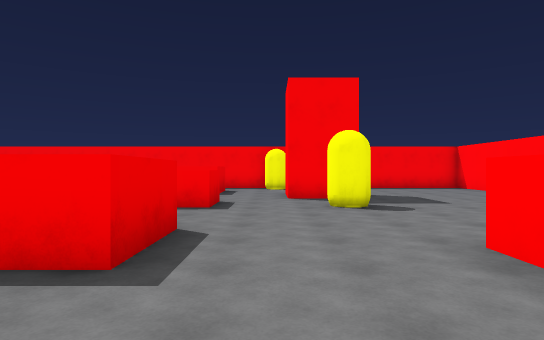
view 1 (above)

21 first-person views from a walk through a Unity game level. The camera is 1.4 m above the floor, looks level and sees 75° across. The floor is counted in squares, 2 m on a side. Each view is taken from the middle of a square. On the plan, view 1 faces up. The plan holds only what a view shows up to about 11 squares ahead; the rest is blank. The player is left out. Surface patterns are stand-ins for the level's own textures.

view 2
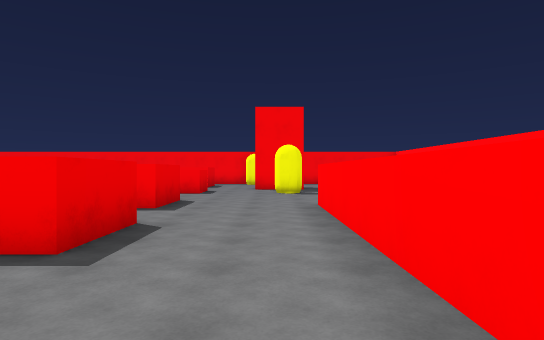

view 3
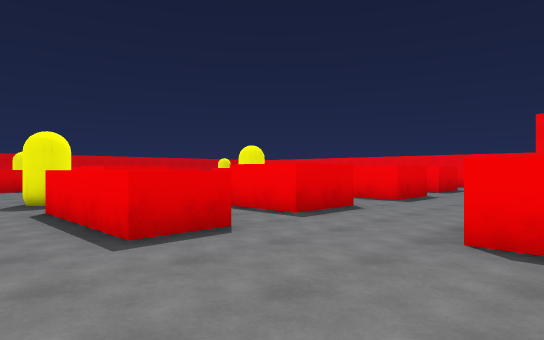

view 4
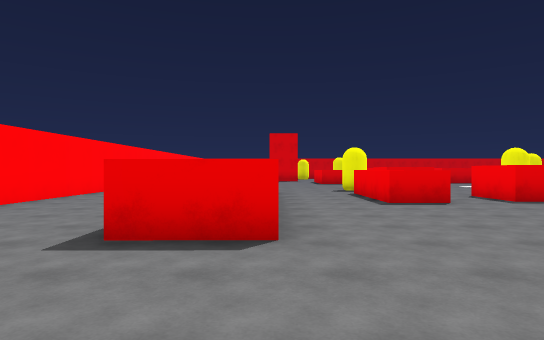

view 5
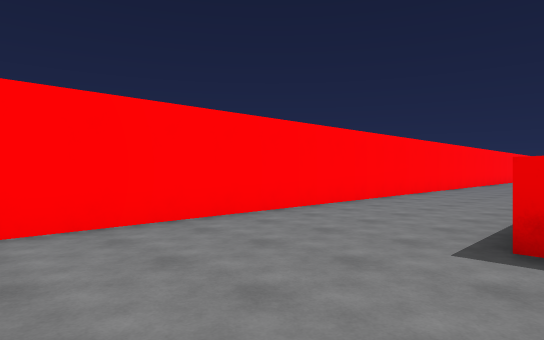

view 6
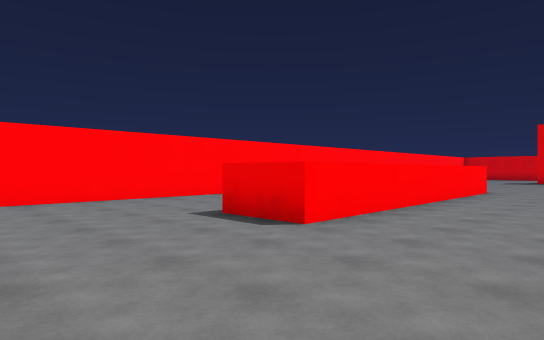

view 7
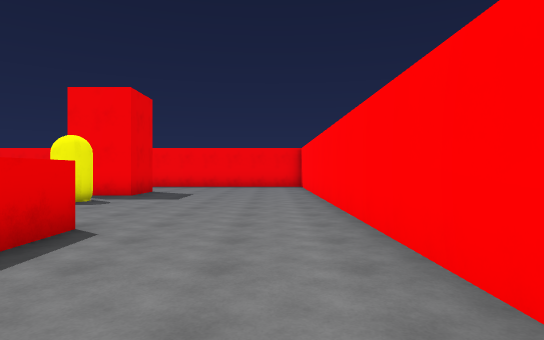

view 8
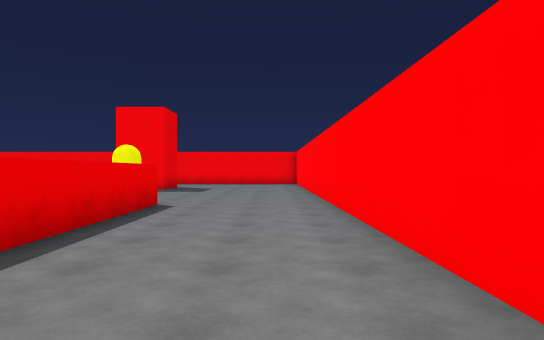

view 9
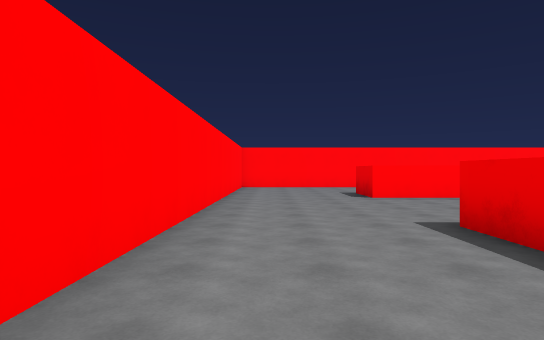

view 10
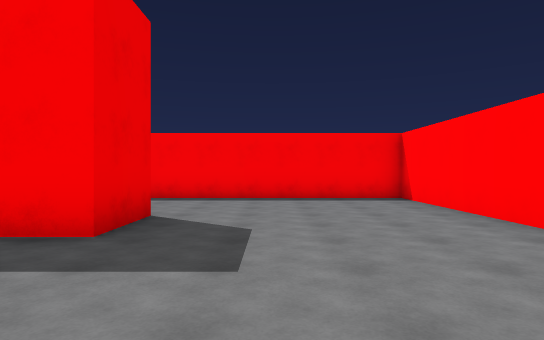

view 11
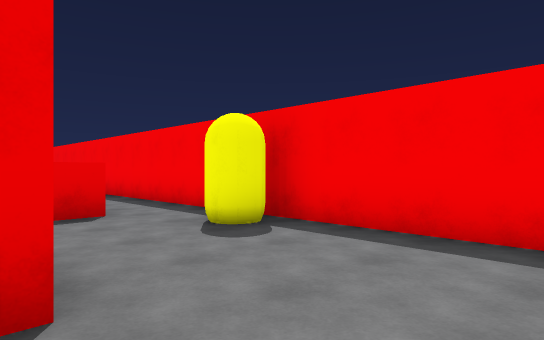

view 12
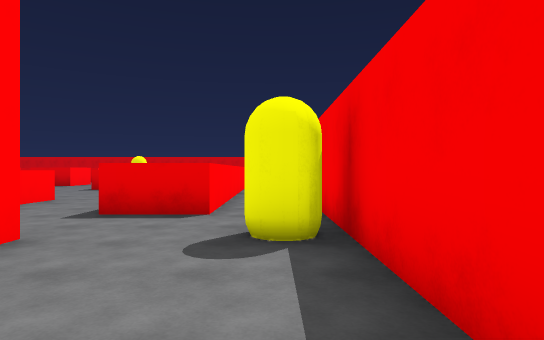

view 13
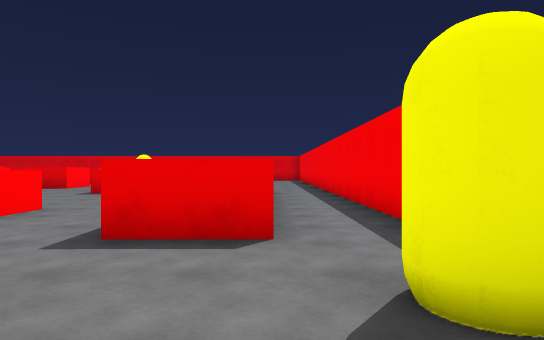

view 14
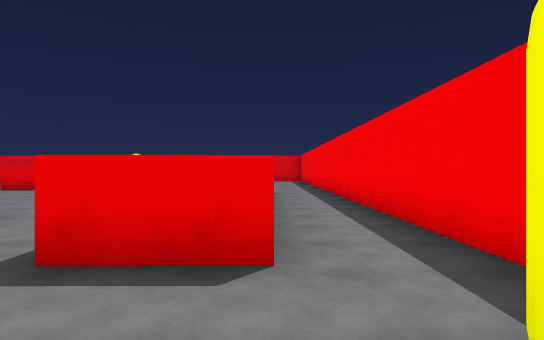

view 15
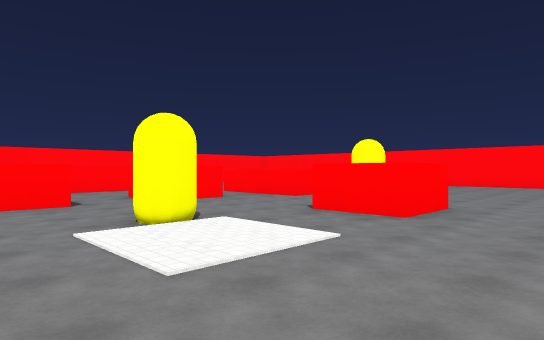

view 16
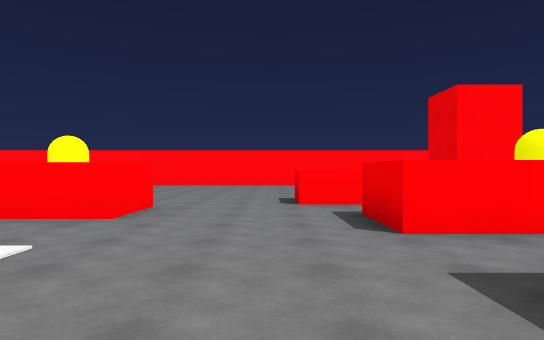

view 17
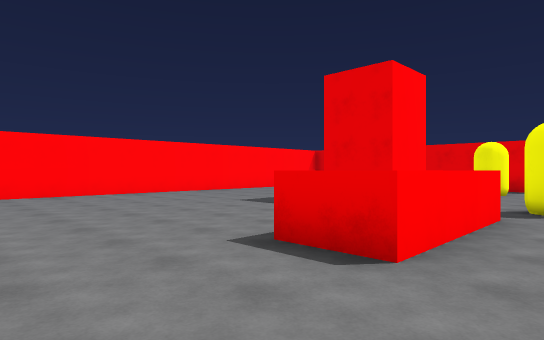

view 18
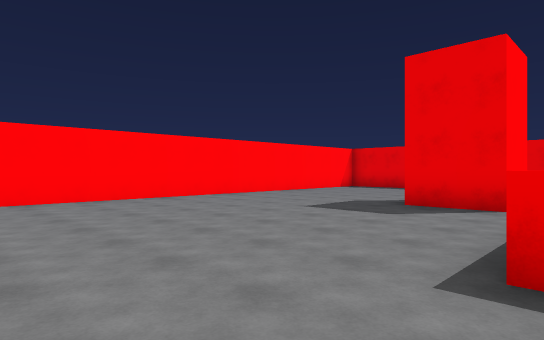

view 19
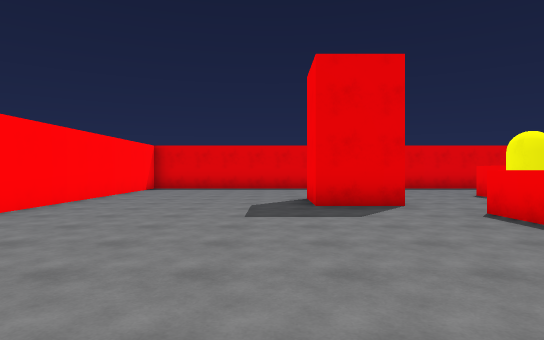

view 20
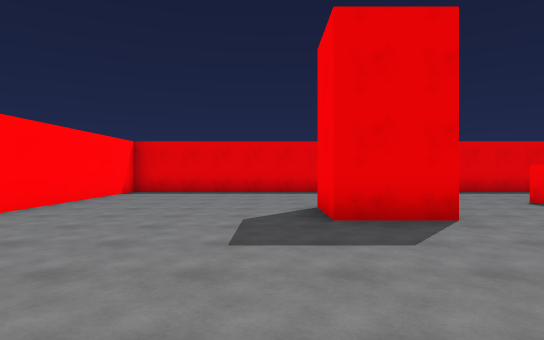

view 21
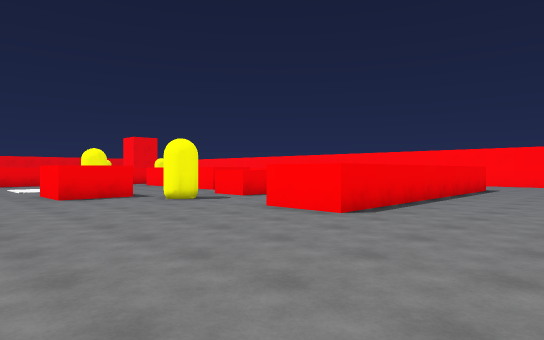

### Floor plan
Points are (right, up) in squares from view 1. A wall is a line through its corners. A room is listed if a view was taken in it or the views show most of it. See-through windows are left out.
Room 1 (view 1)
walls: (-0.8, 0.8) (-0.8, -1.1); (1.9, -2.9) (1.9, 0.5)
ways out: opening at (-1.5, -2) to room 2; opening at (0.5, -3.5) to room 2; opening at (0.5, -0.5) to room 3
Room 2 (views 2, 3, 4, 5, 6, 7, 8, 9, 10, 11, 12, 13, 14, 15, 16, 17, 18, 19, 20, 21)
walls: (-7.7, -4.1) (-6, -4.1) (-6, -5.8) (-7.7, -5.8) (-7.7, -4.1); (-2.5, -1.1) (-2.5, 0.1); (-13, -2.9) (-11.4, -2.9) (-11.4, -4.6); (-0.8, -2.9) (-0.8, -4.6) (-2.5, -4.6) (-2.5, -3.8); (-0.8, -1.1) (-2, -1.1); (-0.5, -6.2) (-0.5, -7.5) (-3.7, -7.5) (-3.7, -6.2) (-1.7, -6.2); (-12.4, -7.6) (-13.8, -7.6); (-13.8, -6.2) (-10.6, -6.2) (-10.5, -7.6); (-1.1, 4.2) (-1.1, 2.5) (-2, 2.5); (-16.5, -5.4) (-17.8, -5.4); (2.6, -5.4) (1.9, -5.4); (-4.4, 7.9) (-3.1, 7.9); (3.7, -4) (3.7, -5.5); (-1.1, 7.9) (-1.1, 6.6) (-1.9, 6.6); (-16.8, -8.4) (-14.9, -8.4) (-14.9, -10.1) (-16.6, -10.1); (3.7, 3.2) (3.7, -1); (2.4, -11.7) (-5.1, -11.7) (-5.1, -10) (3.5, -9.9) (3.5, -11.8); (-4.1, -15.4) (6.5, -15.4); (-7, 12) (-1.6, 12) (-1.6, 10.3) (-2.8, 10.3); (2.1, 10.5) (2.1, 8.7) (0.4, 8.7) (0.4, 10); (-21.3, -8.8) (-21.3, -9.2); (7.2, -12) (7.2, 13.8) (-10, 13.8); (-21, -15.4) (-9, -15.4)
ways out: opening at (-1.5, -2) to room 1; opening at (0.5, -3.5) to room 1; opening at (-1.5, 1.5) to room 3; opening at (0.5, 3) to room 3; opening at (-12.5, -2); opening at (-10.5, 12)
objects: yellow capsule (-19, -8); yellow capsule (-15, -6); yellow capsule (-6, -2) to (-5, -1); yellow capsule (-5, -7); yellow capsule (0, 13); yellow capsule (1, 7) to (2, 7)
Room 3 (no view inside)
walls: (1.9, 0.5) (1.9, 3.2)
ways out: opening at (0.5, -0.5) to room 1; opening at (-1.5, 1.5) to room 2; opening at (0.5, 3) to room 2

Positions as (right, up) in squares from view 1, and headings:
1: (0, 0), facing up
2: (1, -4), facing up
3: (3, -9), facing up-left
4: (7, -10), facing left
5: (7, -11), facing down-left
6: (7, -7), facing down-left
7: (6, -1), facing up
8: (6, -4), facing up
9: (6, -1), facing down
10: (4, 5), facing up
11: (4, 10), facing up-left
12: (4, 13), facing left
13: (2, 12), facing left
14: (1, 12), facing left
15: (-10, 1), facing down-right
16: (-10, 1), facing down
17: (-8, -5), facing down-left
18: (-8, -7), facing down-left
19: (-8, -11), facing left
20: (-10, -11), facing left
21: (-10, -15), facing up-right
